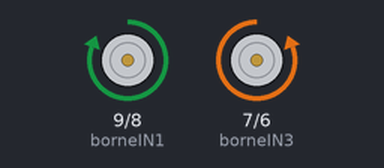
A sketch run on a simulated Arduino Uno, built with avr-gcc and run on an emulated ATmega328P. Shown: motor-driver pin pairs drawn as motors (green arrow = first pin HIGH = forward, orange = second pin HIGH = backward, longer = more drive, scaled by the enable pin).

Above: at 0.1 s.
At 9.1 s:
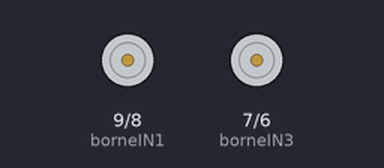
At 18.1 s:
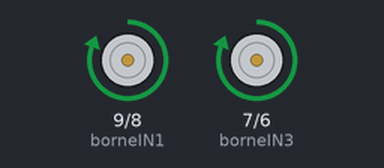
At 36.1 s:
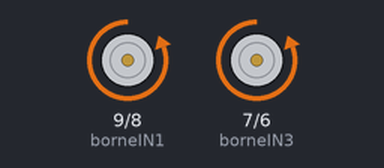
Timing chart, 0 to 40.0 s (numbered marks = the images above):
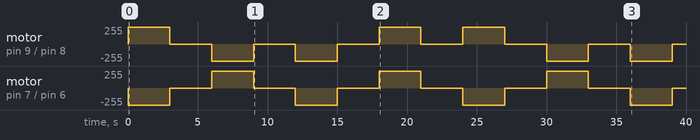

Measured:
- by itself, motor on pin 7 (borneIN3) / pin 6 (borneIN4): repeats every 12.0 s: stopped 3.0 s, forward 255/255 3.0 s, stopped 3.0 s, backward 255/255 3.0 s
- by itself, motor on pin 9 (borneIN1) / pin 8 (borneIN2): stopped → forward 255/255 at 0.00 s, → stopped 3.0 s later, → backward 255/255 3.0 s later, → stopped 3.0 s later, … (14 changes in this stretch)

The sketch:

Moteur_code_de_la_documentation.ino
```cpp
#include <Wire.h>

#define borneENA        10      // On associe la borne "ENA" du L298N à la pin D10 de l'Arduino (PWM possible sur cette broche)
#define borneIN1        9       // On associe la borne "IN1" du L298N à la pin D9 de l'Arduino
#define borneIN2        8       // On associe la borne "IN2" du L298N à la pin D8 de l'Arduino
#define borneIN3        7       // On associe la borne "IN3" du L298N à la pin D7 de l'Arduino
#define borneIN4        6       // On associe la borne "IN4" du L298N à la pin D6 de l'Arduino
#define borneENB        5       // On associe la borne "ENB" du L298N à la pin D5 de l'Arduino (PWM possible sur cette broche)

//*************************//
// Constantes du programme //
//*************************//
#define delaiChangementVitesse     2 0       // --non utilisé dans cette version-- Défini un petit délai, exprimé en millisecondes, avant tout autre changement de vitesse
#define vitesseMinimale            120       // Rapport cylique minimal du signal PWM, pour faire tourner le moteur au minimum de sa vitesse (en pratique, on évitera de trop approcher la valeur  0)
#define vitesseMaximale            255      // Rapport cylique maximal du signal PWM, pour faire tourner le moteur au maximum de sa vitesse
#define vitesseRotation            255      // Rapport cylique maximal du signal PWM, pour faire tourner le moteur au maximum de sa vitesse (utilisé lors de la rotation du robot avec une seule chenille)


const int IN_A0 = A0; // analog input
const int IN_D0 = 11; // digital input

const char MARCHE_AVANT   = 'V';            // Défini une constante pour la "marche avant" (peu importe la valeur)
const char MARCHE_ARRIERE = 'R';            // Défini une constante pour la "marche arrière" (peu importe la valeur)


int vitesse;                    // --non utilisé dans cette version-- Spécifie la vitesse de rotation du moteur, entre son minimum (0) et son maximum (255) <= signal PWM


void setup() {

  // Configuration de toutes les pins de l'Arduino en "sortie" (car elles attaquent les entrées du module L298N)
  pinMode(borneENA, OUTPUT);
  pinMode(borneIN1, OUTPUT);
  pinMode(borneIN2, OUTPUT);
  pinMode(borneIN3, OUTPUT);
  pinMode(borneIN4, OUTPUT);
  pinMode(borneENB, OUTPUT);

}


void loop() {

  avant();

  arriere();

  tournerdroite();

  tournergauche();

}

void arriere() {

  // On configure le sens de rotation du moteur branché sur le pont A en "marche avant"
  configurerSensDeRotationPontA(MARCHE_ARRIERE);
  // On démarre le moteur raccordé au pont A à la vitesse maximale
  changeVitesseMoteurPontA(vitesseMaximale);

  // On configure le sens de rotation du moteur branché sur le pont B en "marche avant"
  configurerSensDeRotationPontB(MARCHE_AVANT);
  // On démarre le moteur raccordé au pont B à la vitesse maximale
  changeVitesseMoteurPontB(vitesseMaximale);

  // Attendre 3 secondes
  delay(3000);

  // Arrêter instantanément les moteurs
  changeVitesseMoteurPontA(0);
  changeVitesseMoteurPontB(0);

  delay(3000);

}


void avant() {


  // On configure le sens de rotation du moteur branché sur le pont A en "marche avant"
  configurerSensDeRotationPontA(MARCHE_AVANT);
  // On démarre le moteur raccordé au pont A à la vitesse maximale
  changeVitesseMoteurPontA(vitesseMaximale);

  // On configure le sens de rotation du moteur branché sur le pont B en "marche avant"
  configurerSensDeRotationPontB(MARCHE_ARRIERE);
  // On démarre le moteur raccordé au pont B à la vitesse maximale
  changeVitesseMoteurPontB(vitesseMaximale);

  // Attendre 3 secondes
  delay(3000);

  // Arrêter instantanément les moteurs
  changeVitesseMoteurPontA(0);
  changeVitesseMoteurPontB(0);

  // Attendre 3 secondes
  delay(3000);


}


void tournergauche() {

  // On configure le sens de rotation du moteur branché sur le pont A en "marche avant"
  configurerSensDeRotationPontA(MARCHE_AVANT);
  // On démarre le moteur raccordé au pont A à la vitesse maximale
  changeVitesseMoteurPontA(vitesseRotation);

  // On configure le sens de rotation du moteur branché sur le pont B en "marche avant"
  configurerSensDeRotationPontB(MARCHE_AVANT);
  // On démarre le moteur raccordé au pont B à la vitesse maximale
  changeVitesseMoteurPontB(vitesseRotation);

  // Attendre 3 secondes
  delay(3000);

  // Arrêter instantanément les moteurs
  changeVitesseMoteurPontA(0);
  changeVitesseMoteurPontB(0);

  delay(3000);

}


void tournerdroite() {

  // On configure le sens de rotation du moteur branché sur le pont A en "marche avant"
  configurerSensDeRotationPontA(MARCHE_ARRIERE);
  // On démarre le moteur raccordé au pont A à la vitesse maximale
  changeVitesseMoteurPontA(vitesseRotation);

  // On configure le sens de rotation du moteur branché sur le pont B en "marche avant"
  configurerSensDeRotationPontB(MARCHE_ARRIERE);
  // On démarre le moteur raccordé au pont B à la vitesse maximale
  changeVitesseMoteurPontB(vitesseRotation);

  // Attendre 3 secondes
  delay(3000);

  // Arrêter instantanément les moteurs
  changeVitesseMoteurPontA(0);
  changeVitesseMoteurPontB(0);

  // Attendre 3 secondes
  delay(3000);

}


//************************************************************************************//
// Fonction : configurerSensDeRotationPontA()                                         //
// But :      Permet de définir le sens de rotation du moteu branché sur le pont A    //
//************************************************************************************//
void configurerSensDeRotationPontA(char sensDeRotation) {

  if(sensDeRotation == MARCHE_AVANT) {
    // Configuration du L298N en "marche avant", pour le moteur connecté au pont A. Selon sa table de vérité, il faut que :
    digitalWrite(borneIN1, HIGH);                 // L'entrée IN1 doit être au niveau haut
    digitalWrite(borneIN2, LOW);                  // L'entrée IN2 doit être au niveau bas
  }

  if(sensDeRotation == MARCHE_ARRIERE) {
    // Configuration du L298N en "marche arrière", pour le moteur câblé sur le pont A. Selon sa table de vérité, il faut que :
    digitalWrite(borneIN1, LOW);                  // L'entrée IN1 doit être au niveau bas
    digitalWrite(borneIN2, HIGH);                 // L'entrée IN2 doit être au niveau haut
  }
}


void changeVitesseMoteurPontA(int nouvelleVitesse) {

  // Génère un signal PWM permanent, de rapport cyclique égal à "nouvelleVitesse" (valeur comprise entre 0 et 255)
  analogWrite(borneENA, nouvelleVitesse);
}


void configurerSensDeRotationPontB(char sensDeRotation) {

  if(sensDeRotation == MARCHE_AVANT) {

    digitalWrite(borneIN3, HIGH);
    digitalWrite(borneIN4, LOW);
  }

  if(sensDeRotation == MARCHE_ARRIERE) {

    digitalWrite(borneIN3, LOW);
    digitalWrite(borneIN4, HIGH);
  }
}


void changeVitesseMoteurPontB(int nouvelleVitesse) {

  // Génère un signal PWM permanent, de rapport cyclique égal à "nouvelleVitesse" (valeur comprise entre 0 et 255)
  analogWrite(borneENB, nouvelleVitesse);
}
```
